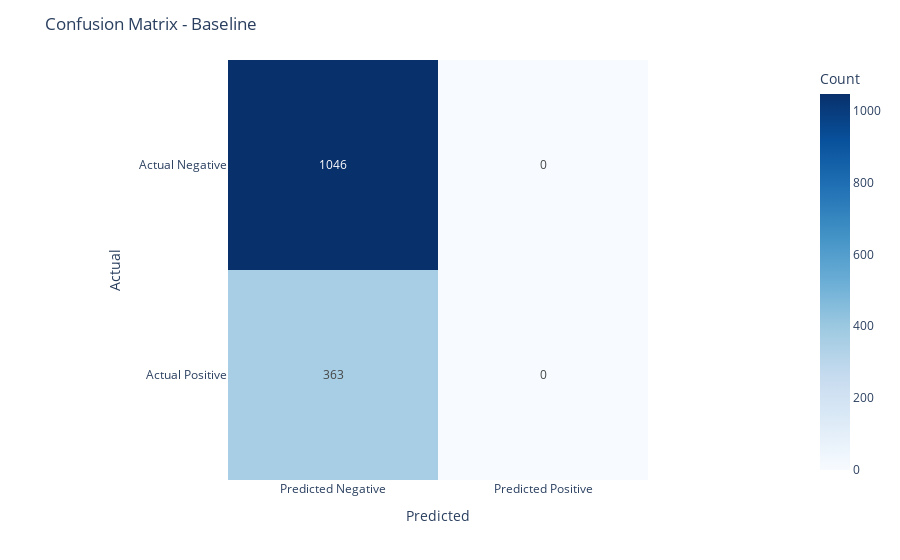

Write notebook code for a chart like this one.
### Code cell
from sklearn.metrics import classification_report
from sklearn.metrics import confusion_matrix
import warnings
warnings.filterwarnings("ignore")

majority_class = y_train.value_counts().idxmax()
X_val['target'] = majority_class
y_true = y_val
y_pred = X_val['target']

print(f"Classification Report : \n\n{classification_report(y_val, y_pred)}")

cm = confusion_matrix(y_true, y_pred)
tn, fp, fn, tp = confusion_matrix(y_true, y_pred).ravel()
cm_df = pd.DataFrame(cm, columns=['Predicted Negative', 'Predicted Positive'], index=['Actual Negative', 'Actual Positive'])

fig = px.imshow(cm_df, labels=dict(x="Predicted", y="Actual", color="Count"),
                x=['Predicted Negative', 'Predicted Positive'],
                y=['Actual Negative', 'Actual Positive'],
                color_continuous_scale=px.colors.sequential.Blues,text_auto=True)

fig.update_traces(showscale=True) 
fig.update_layout(title='Confusion Matrix - Baseline')
fig.show()

### Figure 1 — Plotly figure (JSON) as saved in the notebook; plotly's stock layout.template omitted (floating-point values rounded to 4 significant figures)
{"data": [{"coloraxis": "coloraxis", "hovertemplate": "Predicted: %{x}<br>Actual: %{y}<br>Count: %{z}<extra></extra>", "name": "0", "showscale": true, "texttemplate": "%{z}", "type": "heatmap", "x": ["Predicted Negative", "Predicted Positive"], "xaxis": "x", "y": ["Actual Negative", "Actual Positive"], "yaxis": "y", "z": [[1046, 0], [363, 0]]}], "layout": {"coloraxis": {"colorbar": {"title": {"text": "Count"}}, "colorscale": [[0, "rgb(247,251,255)"], [0.125, "rgb(222,235,247)"], [0.25, "rgb(198,219,239)"], [0.375, "rgb(158,202,225)"], [0.5, "rgb(107,174,214)"], [0.625, "rgb(66,146,198)"], [0.75, "rgb(33,113,181)"], [0.875, "rgb(8,81,156)"], [1, "rgb(8,48,107)"]]}, "margin": {"t": 60}, "title": {"text": "Confusion Matrix - Baseline"}, "xaxis": {"anchor": "y", "constrain": "domain", "domain": [0, 1], "scaleanchor": "y", "title": {"text": "Predicted"}}, "yaxis": {"anchor": "x", "autorange": "reversed", "constrain": "domain", "domain": [0, 1], "title": {"text": "Actual"}}}}
